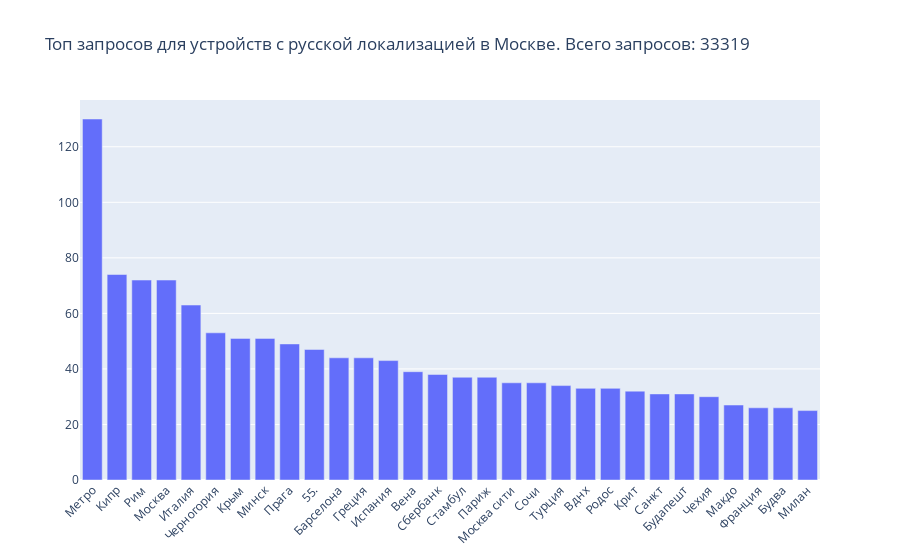

Here is the notebook cell this chart was saved with:
### Code cell
total = sum(top_moscow.values())
top_moscow = dict(top_moscow.most_common(30))
fig = go.Figure(
    [go.Bar(x=list(top_moscow.keys()), y=list(top_moscow.values()))],
    layout_title_text='Топ запросов для устройств с русской локализацией в Москве. Всего запросов: {}'.format(total)
)
fig.update_layout(barmode='group', xaxis_tickangle=-45)
fig.show()

### Figure 1 — Plotly figure (JSON) as saved in the notebook; plotly's stock layout.template omitted (floating-point values rounded to 4 significant figures)
{"data": [{"type": "bar", "x": ["Метро", "Кипр", "Рим", "Москва", "Италия", "Черногория", "Крым", "Минск", "Прага", "55.", "Барселона", "Греция", "Испания", "Вена", "Сбербанк", "Стамбул", "Париж", "Москва сити", "Сочи", "Турция", "Вднх", "Родос", "Крит", "Санкт", "Будапешт", "Чехия", "Макдо", "Франция", "Будва", "Милан"], "y": [130, 74, 72, 72, 63, 53, 51, 51, 49, 47, 44, 44, 43, 39, 38, 37, 37, 35, 35, 34, 33, 33, 32, 31, 31, 30, 27, 26, 26, 25]}], "layout": {"barmode": "group", "title": {"text": "Топ запросов для устройств с русской локализацией в Москве. Всего запросов: 33319"}, "xaxis": {"tickangle": -45}}}
